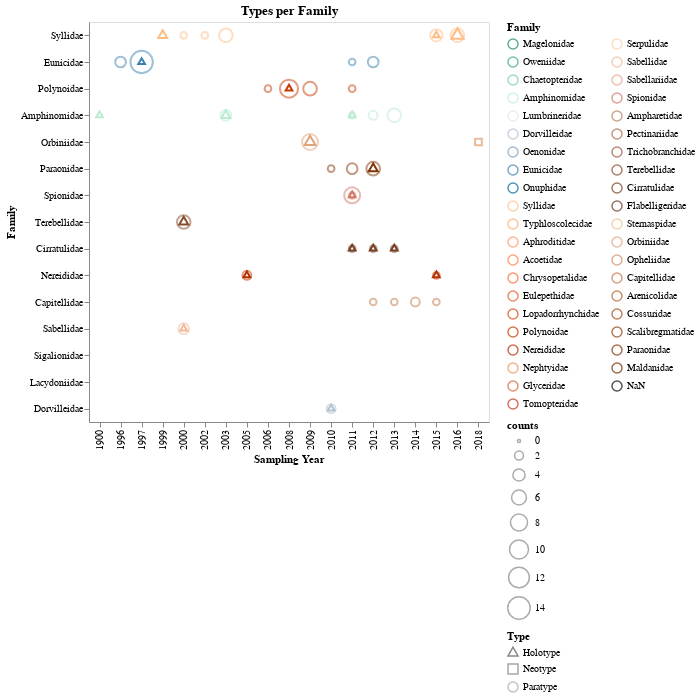

Notebook code for this chart:
### Code cell
tipo = alt.Chart(temp, height=400, width=400, title='Types per Family').mark_point(filled=False).encode(
    x = alt.X('start_year:O', title='Sampling Year'),
    y = alt.Y('family:N', title= 'Family',
              sort=alt.EncodingSortField('counts', op='sum', order='descending')),
    color= alt.Color('family:N', title='Family',
                    scale= alt.Scale(domain=list(cores_familia.keys()), range=list(cores_familia.values())),
                    legend= alt.Legend(columns=2, symbolLimit=42)), 
    size= alt.Size('counts', scale=alt.Scale(range=[10,500])),
    order= alt.Order('counts', sort='descending'),  # smaller points in front
    shape= alt.Shape('type:N', title='Type', 
                    scale= alt.Scale(domain=['Holotype', 'Neotype','Paratype'],
                                     range=['triangle', 'square', 'circle'])),
    opacity= alt.Opacity('type:N', scale= alt.Scale(domain=['Holotype', 'Neotype','Paratype'],
                                                     range=[1, 0.5, 1])),
    tooltip= [alt.Tooltip('type', title='type'),
              alt.Tooltip('start_year', title='start year'),
              alt.Tooltip('counts', title='counts')]
)

# tipo.save('./graphs/tipo/tipos_por_familia.html')

tipo

### Figure 1 — Vega-Lite specification as saved in the notebook (floating-point values rounded to 4 significant figures)
{"config": {"view": {"continuousWidth": 400, "continuousHeight": 300}}, "data": {"name": "data-bd884cf217e30b6f50843b8fdeefe6ee"}, "mark": {"type": "point", "filled": false}, "encoding": {"color": {"type": "nominal", "field": "family", "legend": {"columns": 2, "symbolLimit": 42}, "scale": {"domain": ["Magelonidae", "Oweniidae", "Chaetopteridae", "Amphinomidae", "Lumbrineridae", "Dorvilleidae", "Oenonidae", "Eunicidae", "Onuphidae", "Syllidae", "Typhloscolecidae", "Aphroditidae", "Acoetidae", "Chrysopetalidae", "Eulepethidae", "Lopadorrhynchidae", "Polynoidae", "Nereididae", "Nephtyidae", "Glyceridae", "Tomopteridae", "Serpulidae", "Sabellidae", "Sabellariidae", "Spionidae", "Ampharetidae", "Pectinariidae", "Trichobranchidae", "Terebellidae", "Cirratulidae", "Flabelligeridae", "Sternaspidae", "Orbiniidae", "Opheliidae", "Capitellidae", "Arenicolidae", "Cossuridae", "Scalibregmatidae", "Paraonidae", "Maldanidae", "NaN"], "range": ["#238762", "#3CA67F", "#77c8a5", "#bbebd3", "#e7e5df", "#b2c0d0", "#7A9FBF", "#3c81ae", "#00669a", "#ffbd84", "#ffaa74", "#ff9760", "#ff814b", "#fc6b36", "#eb5824", "#d94814", "#c83b03", "#b73000", "#f18e56", "#D96236", "#bf381b", "#fbd0ad", "#f2b999", "#e8a287", "#d27666", "#b48061", "#a66c4b", "#975b39", "#874c2c", "#774124", "#683720", "#eebd93", "#dfa47a", "#d28d60", "#c37746", "#b4622f", "#a3501d", "#92420e", "#823606", "#732c02", "#0D0D0D"]}, "title": "Family"}, "opacity": {"type": "nominal", "field": "type", "scale": {"domain": ["Holotype", "Neotype", "Paratype"], "range": [1, 0.5, 1]}}, "order": {"type": "quantitative", "field": "counts", "sort": "descending"}, "shape": {"type": "nominal", "field": "type", "scale": {"domain": ["Holotype", "Neotype", "Paratype"], "range": ["triangle", "square", "circle"]}, "title": "Type"}, "size": {"type": "quantitative", "field": "counts", "scale": {"range": [10, 500]}}, "tooltip": [{"type": "nominal", "field": "type", "title": "type"}, {"type": "quantitative", "field": "start_year", "title": "start year"}, {"type": "quantitative", "field": "counts", "title": "counts"}], "x": {"type": "ordinal", "field": "start_year", "title": "Sampling Year"}, "y": {"type": "nominal", "field": "family", "sort": {"field": "counts", "op": "sum", "order": "descending"}, "title": "Family"}}, "height": 400, "title": "Types per Family", "width": 400, "$schema": "https://vega.github.io/schema/vega-lite/v4.8.1.json", "datasets": {"data-bd884cf217e30b6f50843b8fdeefe6ee": [{"type": "Holotype", "start_year": 1900.0, "family": "Amphinomidae", "order": "Amphinomida", "counts": 1}, {"type": "Holotype", "start_year": 1997.0, "family": "Eunicidae", "order": "Eunicida", "counts": 1}, {"type": "Holotype", "start_year": 1999.0, "family": "Syllidae", "order": "Phyllodocida", "counts": 2}, {"type": "Holotype", "start_year": 2000.0, "family": "Sabellidae", "order": "Sabellida", "counts": 1}, {"type": "Holotype", "start_year": 2000.0, "family": "Terebellidae", "order": "Terebellida", "counts": 2}, {"type": "Holotype", "start_year": 2003.0, "family": "Amphinomidae", "order": "Amphinomida", "counts": 2}, {"type": "Holotype", "start_year": 2005.0, "family": "Nereididae", "order": "Phyllodocida", "counts": 1}, {"type": "Holotype", "start_year": 2008.0, "family": "Lacydoniidae", "order": "Phyllodocida", "counts": 1}, {"type": "Holotype", "start_year": 2008.0, "family": "Polynoidae", "order": "Phyllodocida", "counts": 1}, {"type": "Holotype", "start_year": 2009.0, "family": "Lacydoniidae", "order": "Phyllodocida", "counts": 2}, {"type": "Holotype", "start_year": 2009.0, "family": "Orbiniidae", "order": "Scolecida", "counts": 3}, {"type": "Holotype", "start_year": 2010.0, "family": "Dorvilleidae", "order": "Eunicida", "counts": 1}, {"type": "Holotype", "start_year": 2011.0, "family": "Amphinomidae", "order": "Amphinomida", "counts": 1}, {"type": "Holotype", "start_year": 2011.0, "family": "Cirratulidae", "order": "Terebellida", "counts": 1}, {"type": "Holotype", "start_year": 2011.0, "family": "Spionidae", "order": "Spionida", "counts": 1}, {"type": "Holotype", "start_year": 2012.0, "family": "Cirratulidae", "order": "Terebellida", "counts": 1}, {"type": "Holotype", "start_year": 2012.0, "family": "Paraonidae", "order": "Scolecida", "counts": 2}, {"type": "Holotype", "start_year": 2012.0, "family": "Sigalionidae", "order": "Phyllodocida", "counts": 1}, {"type": "Holotype", "start_year": 2013.0, "family": "Cirratulidae", "order": "Terebellida", "counts": 1}, {"type": "Holotype", "start_year": 2014.0, "family": "Sigalionidae", "order": "Phyllodocida", "counts": 1}, {"type": "Holotype", "start_year": 2015.0, "family": "Nereididae", "order": "Phyllodocida", "counts": 1}, {"type": "Holotype", "start_year": 2015.0, "family": "Syllidae", "order": "Phyllodocida", "counts": 1}, {"type": "Holotype", "start_year": 2016.0, "family": "Syllidae", "order": "Phyllodocida", "counts": 4}, {"type": "Neotype", "start_year": 2018.0, "family": "Orbiniidae", "order": "Scolecida", "counts": 1}, {"type": "Paratype", "start_year": 1996.0, "family": "Eunicidae", "order": "Eunicida", "counts": 3}, {"type": "Paratype", "start_year": 1997.0, "family": "Eunicidae", "order": "Eunicida", "counts": 14}, {"type": "Paratype", "start_year": 2000.0, "family": "Sabellidae", "order": "Sabellida", "counts": 3}, {"type": "Paratype", "start_year": 2000.0, "family": "Syllidae", "order": "Phyllodocida", "counts": 1}, {"type": "Paratype", "start_year": 2000.0, "family": "Terebellidae", "order": "Terebellida", "counts": 5}, {"type": "Paratype", "start_year": 2002.0, "family": "Syllidae", "order": "Phyllodocida", "counts": 1}, {"type": "Paratype", "start_year": 2003.0, "family": "Amphinomidae", "order": "Amphinomida", "counts": 3}, {"type": "Paratype", "start_year": 2003.0, "family": "Syllidae", "order": "Phyllodocida", "counts": 5}, {"type": "Paratype", "start_year": 2005.0, "family": "Nereididae", "order": "Phyllodocida", "counts": 2}, {"type": "Paratype", "start_year": 2006.0, "family": "Polynoidae", "order": "Phyllodocida", "counts": 1}, {"type": "Paratype", "start_year": 2008.0, "family": "Polynoidae", "order": "Phyllodocida", "counts": 9}, {"type": "Paratype", "start_year": 2008.0, "family": "Sigalionidae", "order": "Phyllodocida", "counts": 1}, {"type": "Paratype", "start_year": 2009.0, "family": "Orbiniidae", "order": "Scolecida", "counts": 7}, {"type": "Paratype", "start_year": 2009.0, "family": "Polynoidae", "order": "Phyllodocida", "counts": 5}, {"type": "Paratype", "start_year": 2010.0, "family": "Dorvilleidae", "order": "Eunicida", "counts": 2}, {"type": "Paratype", "start_year": 2010.0, "family": "Paraonidae", "order": "Scolecida", "counts": 1}, {"type": "Paratype", "start_year": 2011.0, "family": "Amphinomidae", "order": "Amphinomida", "counts": 1}, {"type": "Paratype", "start_year": 2011.0, "family": "Cirratulidae", "order": "Terebellida", "counts": 1}, {"type": "Paratype", "start_year": 2011.0, "family": "Eunicidae", "order": "Eunicida", "counts": 1}, {"type": "Paratype", "start_year": 2011.0, "family": "Paraonidae", "order": "Scolecida", "counts": 3}, {"type": "Paratype", "start_year": 2011.0, "family": "Polynoidae", "order": "Phyllodocida", "counts": 1}, {"type": "Paratype", "start_year": 2011.0, "family": "Spionidae", "order": "Scolecida", "counts": 1}, {"type": "Paratype", "start_year": 2011.0, "family": "Spionidae", "order": "Spionida", "counts": 7}, {"type": "Paratype", "start_year": 2012.0, "family": "Amphinomidae", "order": "Amphinomida", "counts": 2}, {"type": "Paratype", "start_year": 2012.0, "family": "Capitellidae", "order": "Scolecida", "counts": 1}, {"type": "Paratype", "start_year": 2012.0, "family": "Cirratulidae", "order": "Terebellida", "counts": 1}, {"type": "Paratype", "start_year": 2012.0, "family": "Eunicidae", "order": "Eunicida", "counts": 3}, {"type": "Paratype", "start_year": 2012.0, "family": "Paraonidae", "order": "Scolecida", "counts": 5}, {"type": "Paratype", "start_year": 2013.0, "family": "Amphinomidae", "order": "Amphinomida", "counts": 5}, {"type": "Paratype", "start_year": 2013.0, "family": "Capitellidae", "order": "Scolecida", "counts": 1}, {"type": "Paratype", "start_year": 2013.0, "family": "Cirratulidae", "order": "Terebellida", "counts": 1}, {"type": "Paratype", "start_year": 2014.0, "family": "Capitellidae", "order": "Scolecida", "counts": 2}, {"type": "Paratype", "start_year": 2014.0, "family": "Sigalionidae", "order": "Phyllodocida", "counts": 1}, {"type": "Paratype", "start_year": 2015.0, "family": "Capitellidae", "order": "Scolecida", "counts": 1}, {"type": "Paratype", "start_year": 2015.0, "family": "Nereididae", "order": "Phyllodocida", "counts": 1}, {"type": "Paratype", "start_year": 2015.0, "family": "Syllidae", "order": "Phyllodocida", "counts": 4}, {"type": "Paratype", "start_year": 2016.0, "family": "Syllidae", "order": "Phyllodocida", "counts": 5}]}}
